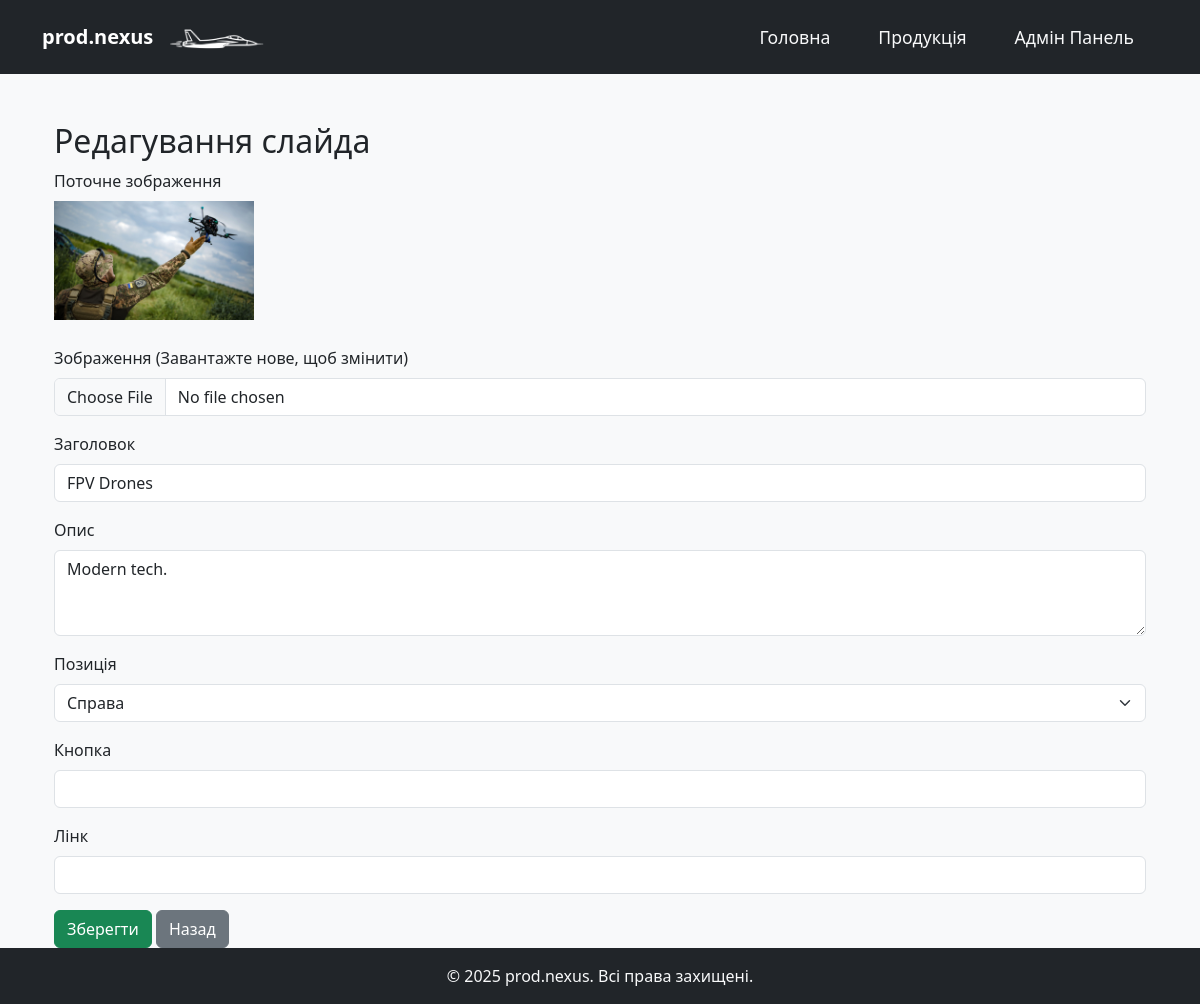
/admin/carousel/edit/1 (signed in), run on the app's committed database.
### app/domain/marketing.py (models this page shows, shortened)
class CarouselItem(db.Model):
    __tablename__ = 'carousel_item'
    id = db.Column(db.Integer, primary_key=True)
    img = db.Column(db.String(100), nullable=False)
    title = db.Column(db.String(100))
    desc = db.Column(db.Text)
    text_position = db.Column(db.String(20), default='center')
    button_text = db.Column(db.String(50))
    button_link = db.Column(db.String(200))

### app/admin/routes.py (the view, shortened to what this page needs)
@admin.route("/carousel/edit/<int:item_id>", methods=["GET", "POST"])
@login_required
def edit_carousel(item_id):
    item = CarouselItem.query.get_or_404(item_id)
    form = CarouselItemForm(obj=item)
    return render_template("edit_carousel.html", form=form, item=item)

### app/forms.py
class CarouselItemForm(FlaskForm):
    title = StringField('Заголовок', validators=[Optional()])
    desc = TextAreaField('Опис', validators=[Optional()])
    img_file = FileField('Зображення', validators=[FileAllowed(ALLOWED_EXTENSIONS)])
    text_position = SelectField('Позиція', choices=[('left', 'Зліва'), ('right', 'Справа'), ('center', 'Центр')])
    button_text = StringField('Кнопка', validators=[Optional()])
    button_link = StringField('Лінк', validators=[Optional()])
    submit = SubmitField('Зберегти')

### app/domain/users.py (called while the page is built)
@login_manager.user_loader
def load_user(user_id):
    return User.query.get(int(user_id))

### app/templates/edit_carousel.html (shortened to what this page needs)
{% extends "base.html" %}
{% block content %}
<div class="container mt-4">
  <h2>Редагування слайда</h2>
  <form method="POST" enctype="multipart/form-data">
    <div class="mb-3">
      <label class="form-label">Поточне зображення</label><br>
      <img src="{{ url_for('static', filename='img/' + item.img) }}" alt="{{ item.title }}" style="max-width:200px; margin-bottom:10px;">
    </div>
    <div class="mb-3">
      {{ form.img_file.label(class="form-label") }} (Завантажте нове, щоб змінити)
      {{ form.img_file(class="form-control") }}
    </div>
    <div class="mb-3">
      {{ form.title.label(class="form-label") }}
      {{ form.title(class="form-control") }}
    </div>
    <div class="mb-3">
      {{ form.desc.label(class="form-label") }}
      {{ form.desc(class="form-control", rows=3) }}
    </div>
    <div class="mb-3">
      {{ form.text_position.label(class="form-label") }}
      {{ form.text_position(class="form-select") }}
    </div>
    <div class="mb-3">
      {{ form.button_text.label(class="form-label") }}
      {{ form.button_text(class="form-control") }}
    </div>
    <div class="mb-3">
      {{ form.button_link.label(class="form-label") }}
      {{ form.button_link(class="form-control") }}
    </div>
    {{ form.submit(class="btn btn-success") }}
    <a href="{{ url_for('admin.admin_carousel') }}" class="btn btn-secondary">Назад</a>
  </form>
</div>
{% endblock %}

### app/static/css/style.css (style rules this page uses)
body { background-color: #f8f9fa; margin: 0; }

### data on the page
CarouselItem: img (picture), title "FPV Drones", desc "Modern tech.", text_position "Справа"
